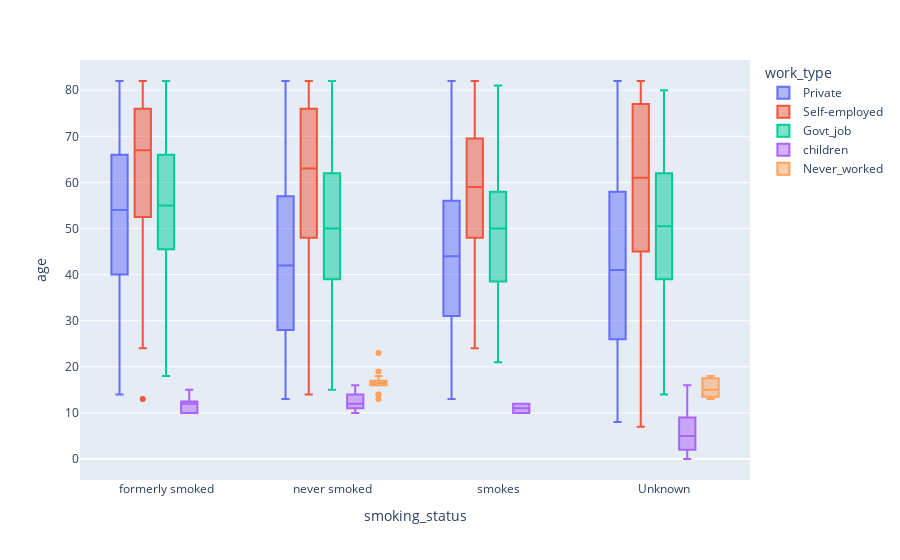

Notebook cell for this chart:
### Code cell
fig = px.box(df_eda, x="smoking_status", y="age" , color='work_type') 
fig.update_traces(quartilemethod="exclusive") # or "inclusive", or "linear" by default
fig.show()

### Figure 1 — Plotly figure (JSON) as saved in the notebook; plotly's stock layout.template omitted (floating-point values rounded to 4 significant figures; data arrays with more than 128 entries replaced by an {"elided": "..."} marker saying what was removed)
{"data": [{"alignmentgroup": "True", "hovertemplate": "work_type=Private<br>smoking_status=%{x}<br>age=%{y}<extra></extra>", "legendgroup": "Private", "marker": {"color": "#636efa"}, "name": "Private", "notched": false, "offsetgroup": "Private", "orientation": "v", "quartilemethod": "exclusive", "showlegend": true, "type": "box", "x": {"elided": "2925 str values"}, "x0": " ", "xaxis": "x", "y": {"elided": "2925 int values"}, "y0": " ", "yaxis": "y"}, {"alignmentgroup": "True", "hovertemplate": "work_type=Self-employed<br>smoking_status=%{x}<br>age=%{y}<extra></extra>", "legendgroup": "Self-employed", "marker": {"color": "#EF553B"}, "name": "Self-employed", "notched": false, "offsetgroup": "Self-employed", "orientation": "v", "quartilemethod": "exclusive", "showlegend": true, "type": "box", "x": {"elided": "819 str values"}, "x0": " ", "xaxis": "x", "y": {"elided": "819 int values"}, "y0": " ", "yaxis": "y"}, {"alignmentgroup": "True", "hovertemplate": "work_type=Govt_job<br>smoking_status=%{x}<br>age=%{y}<extra></extra>", "legendgroup": "Govt_job", "marker": {"color": "#00cc96"}, "name": "Govt_job", "notched": false, "offsetgroup": "Govt_job", "orientation": "v", "quartilemethod": "exclusive", "showlegend": true, "type": "box", "x": {"elided": "657 str values"}, "x0": " ", "xaxis": "x", "y": {"elided": "657 int values"}, "y0": " ", "yaxis": "y"}, {"alignmentgroup": "True", "hovertemplate": "work_type=children<br>smoking_status=%{x}<br>age=%{y}<extra></extra>", "legendgroup": "children", "marker": {"color": "#ab63fa"}, "name": "children", "notched": false, "offsetgroup": "children", "orientation": "v", "quartilemethod": "exclusive", "showlegend": true, "type": "box", "x": {"elided": "687 str values"}, "x0": " ", "xaxis": "x", "y": {"elided": "687 int values"}, "y0": " ", "yaxis": "y"}, {"alignmentgroup": "True", "hovertemplate": "work_type=Never_worked<br>smoking_status=%{x}<br>age=%{y}<extra></extra>", "legendgroup": "Never_worked", "marker": {"color": "#FFA15A"}, "name": "Never_worked", "notched": false, "offsetgroup": "Never_worked", "orientation": "v", "quartilemethod": "exclusive", "showlegend": true, "type": "box", "x": ["Unknown", "never smoked", "never smoked", "Unknown", "never smoked", "Unknown", "never smoked", "never smoked", "never smoked", "never smoked", "Unknown", "never smoked", "Unknown", "never smoked", "never smoked", "Unknown", "never smoked", "never smoked", "Unknown", "never smoked", "Unknown", "never smoked"], "x0": " ", "xaxis": "x", "y": [14, 23, 19, 13, 17, 17, 13, 16, 14, 17, 15, 16, 18, 14, 17, 15, 16, 18, 13, 17, 18, 16], "y0": " ", "yaxis": "y"}], "layout": {"boxmode": "group", "legend": {"title": {"text": "work_type"}, "tracegroupgap": 0}, "margin": {"t": 60}, "xaxis": {"anchor": "y", "domain": [0, 1], "title": {"text": "smoking_status"}}, "yaxis": {"anchor": "x", "domain": [0, 1], "title": {"text": "age"}}}}
